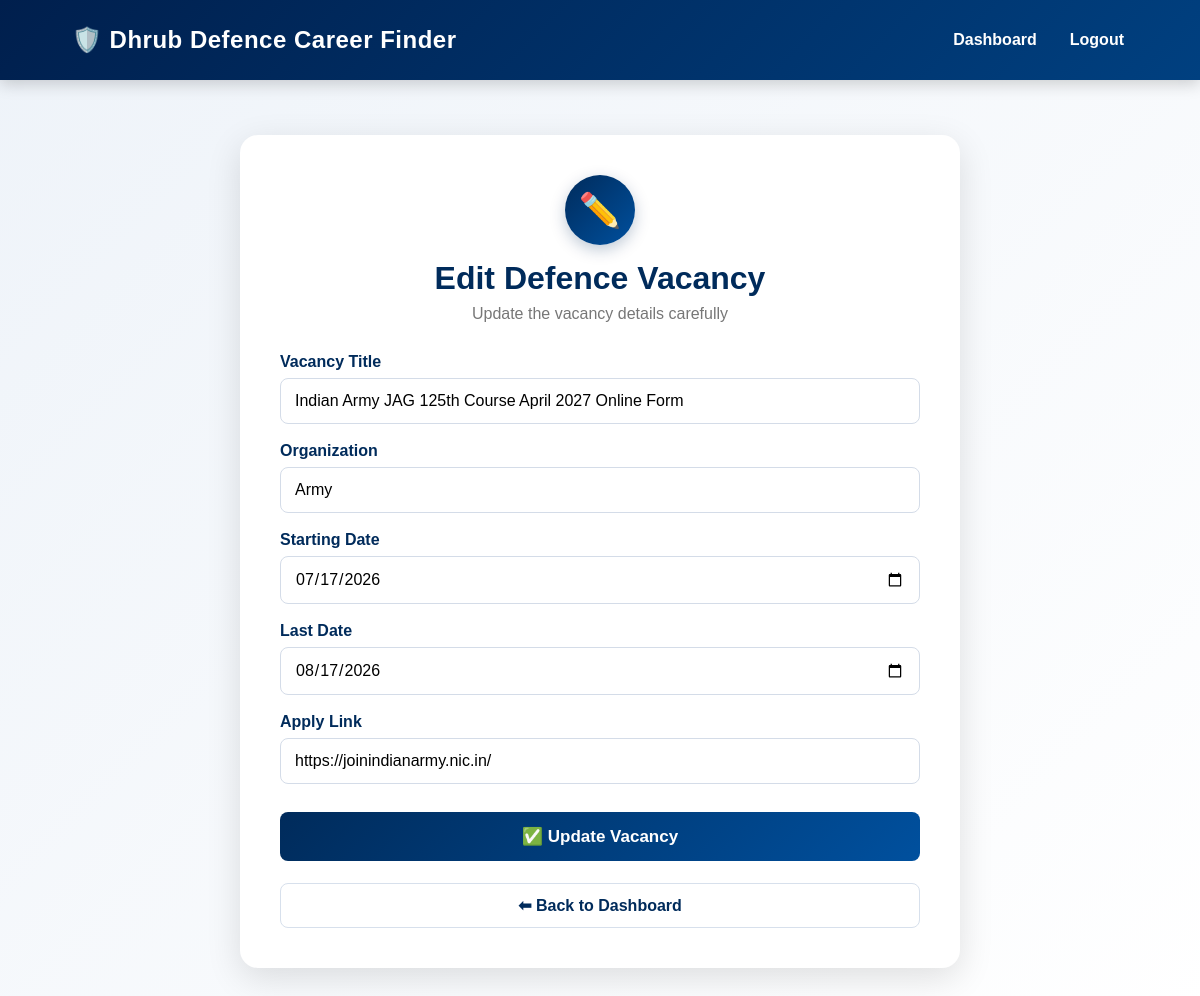
The page /edit-vacancy/4 (signed in) on the database its author committed.
### tables this page shows
CREATE TABLE notifications(
    id INTEGER PRIMARY KEY AUTOINCREMENT,
    title TEXT NOT NULL,
    organization TEXT NOT NULL,
    start_date TEXT NOT NULL,
    last_date TEXT NOT NULL,
    apply_link TEXT NOT NULL
);

### app.py (the view)
@app.route("/edit-vacancy/<int:id>")
def edit_vacancy(id):
    if "admin" not in session:
        return redirect("/admin")
    conn = sqlite3.connect("defence.db")
    conn.row_factory = sqlite3.Row
    cursor = conn.cursor()
    cursor.execute("SELECT * FROM notifications WHERE id=?", (id,))
    job = cursor.fetchone()
    conn.close()
    return render_template("edit_vacancy.html", job=job)

### templates/edit_vacancy.html (shortened to what this page needs)
<!DOCTYPE html>
<html lang="en">
<head>
    <link rel="stylesheet" href="{{ url_for('static', filename='css/style.css') }}">
</head>
<body>
<nav>
    <div class="logo">
        🛡️ Dhrub Defence Career Finder
    </div>
    <ul>
        <li>
            <a href="/admin-dashboard">Dashboard</a>
        </li>
        <li>
            <a href="/admin-logout">Logout</a>
        </li>
    </ul>
</nav>
<div class="container">
    <div class="icon">
        ✏️
    </div>
    <h1>Edit Defence Vacancy</h1>
    <p class="subtitle">
        Update the vacancy details carefully
    </p>
    <form action="/update-vacancy/{{ job.id }}" method="POST">
        <div class="form-group">
            <label>Vacancy Title</label>
            <input
                type="text"
                name="title"
                value="{{ job.title }}"
                placeholder="Enter vacancy title"
                required>
        </div>
        <div class="form-group">
            <label>Organization</label>
            <input
                type="text"
                name="organization"
                value="{{ job.organization }}"
                placeholder="Example: Army, Navy, Air Force"
                required>
        </div>
        <div class="form-group">
            <label>Starting Date</label>
            <input
                type="date"
                name="start_date"
                value="{{ job.start_date }}"
                required>
        </div>
        <div class="form-group">
            <label>Last Date</label>
            <input
                type="date"
                name="last_date"
                value="{{ job.last_date }}"
                required>
        </div>
        <div class="form-group">
            <label>Apply Link</label>
            <input
                type="url"
                name="apply_link"
                value="{{ job.apply_link }}"
                placeholder="https://example.com"
                required>
        </div>
        <button type="submit">
            ✅ Update Vacancy
        </button>
    </form>
    <a class="back" href="/admin-dashboard">
        ⬅ Back to Dashboard
    </a>
</div>
</body>
</html>

### static/css/style.css (style rules this page uses)
* { margin:0; padding:0; box-sizing:border-box; font-family:Arial, Helvetica, sans-serif; }
html { scroll-behavior:smooth; }
body { background:#f5f7fa; color:#222; overflow-x:hidden; }
nav { width:100%; min-height:80px; background:linear-gradient(135deg,#00152f,#002b5b); display:flex; justify-content:space-between; align-items:center; padding:0 6%; position:sticky; top:0; z-index:1000; box-shadow:0 5px 20px rgba(0,0,0,.25); }
.logo { color:white; font-size:27px; font-weight:800; letter-spacing:.5px; }
nav ul { display:flex; align-items:center; list-style:none; }
nav ul li { margin-left:30px; }
nav ul li a { color:white; text-decoration:none; font-size:16px; font-weight:600; padding:10px 4px; position:relative; transition:.3s; }
nav ul li a::after { content:""; position:absolute; left:0; bottom:0; width:0; height:2px; background:#FFD700; transition:.3s; }

### templates/edit_vacancy.html (style rules this page uses)
body { margin:0; font-family:Arial, sans-serif; background:linear-gradient(135deg,#eef3f9,#ffffff); }
nav { background:linear-gradient(135deg,#001f4d,#004080); color:white; display:flex; justify-content:space-between; align-items:center; padding:16px 6%; box-shadow:0 4px 15px rgba(0,0,0,.18); }
.logo { font-size:24px; font-weight:bold; letter-spacing:.5px; }
nav ul { display:flex; list-style:none; margin:0; padding:0; }
nav ul li { margin-left:25px; }
nav ul li a { color:white; text-decoration:none; font-weight:bold; transition:.3s; }
.container { width:90%; max-width:720px; margin:55px auto; background:white; padding:40px; border-radius:18px; box-shadow:0 10px 35px rgba(0,0,0,.12); box-sizing:border-box; }
.icon { width:70px; height:70px; margin:0 auto 15px; background:linear-gradient(135deg,#002b5b,#00509e); border-radius:50%; display:flex; align-items:center; justify-content:center; font-size:34px; box-shadow:0 5px 15px rgba(0,43,91,.25); }
h1 { color:#002b5b; text-align:center; margin-bottom:8px; }
.subtitle { text-align:center; color:#777; margin-bottom:30px; }
.form-group { margin-bottom:18px; }
label { display:block; margin-bottom:7px; font-weight:bold; color:#002b5b; }
input { width:100%; padding:13px 14px; border:1px solid #d4dce8; border-radius:8px; font-size:16px; box-sizing:border-box; outline:none; transition:.3s; }
button { width:100%; padding:14px; margin-top:10px; background:linear-gradient(135deg,#002b5b,#00509e); color:white; border:none; border-radius:8px; font-size:17px; font-weight:bold; cursor:pointer; transition:.3s; }
.back { display:block; text-align:center; margin-top:22px; padding:12px; text-decoration:none; color:#002b5b; font-weight:bold; border:1px solid #d7e0ec; border-radius:8px; transition:.3s; }

### rows shown on the page
notifications: title "Indian Army JAG 125th Course April 2027 Online Form", organization "Army", start_date "07/17/2026", last_date "08/17/2026", apply_link "https://joinindianarmy.nic.in/"
